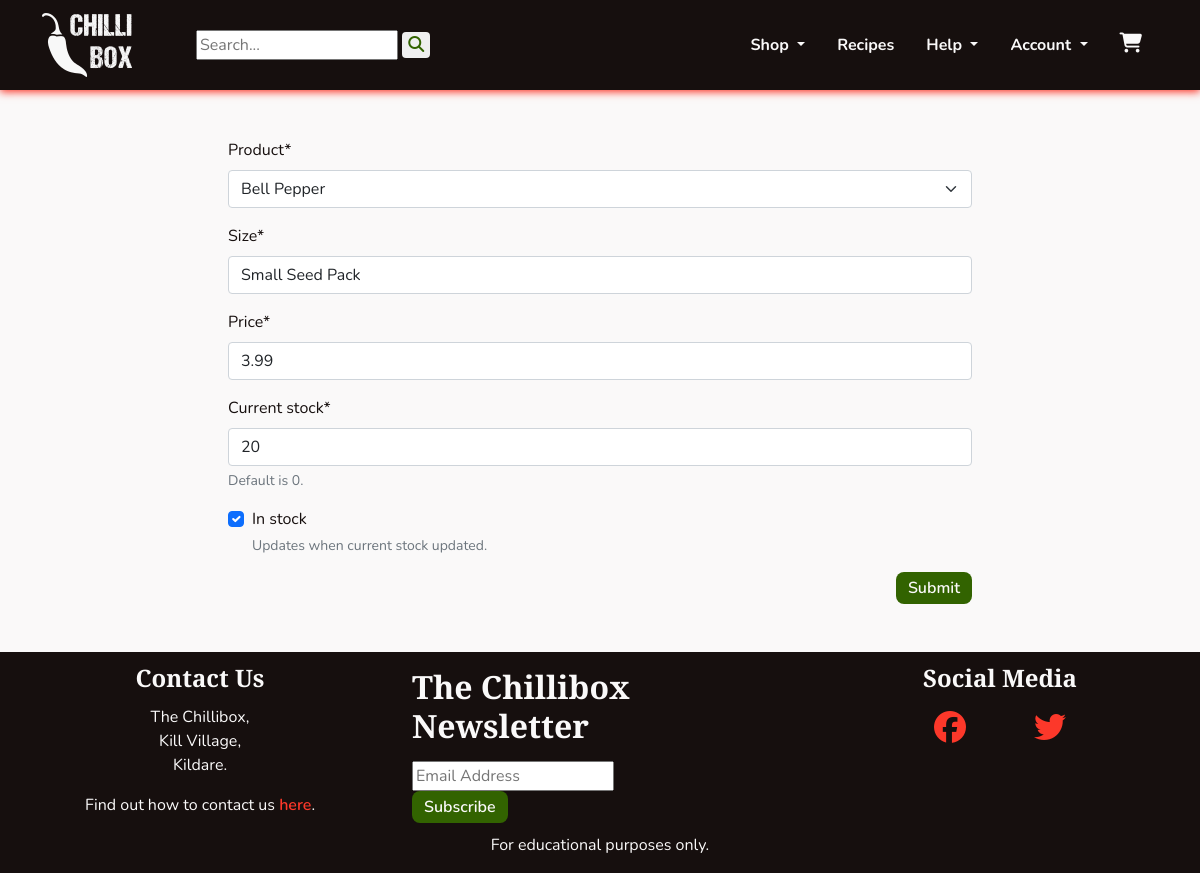
/management/edit_variant/9 (signed in), run on an earlier commit of the app's database.
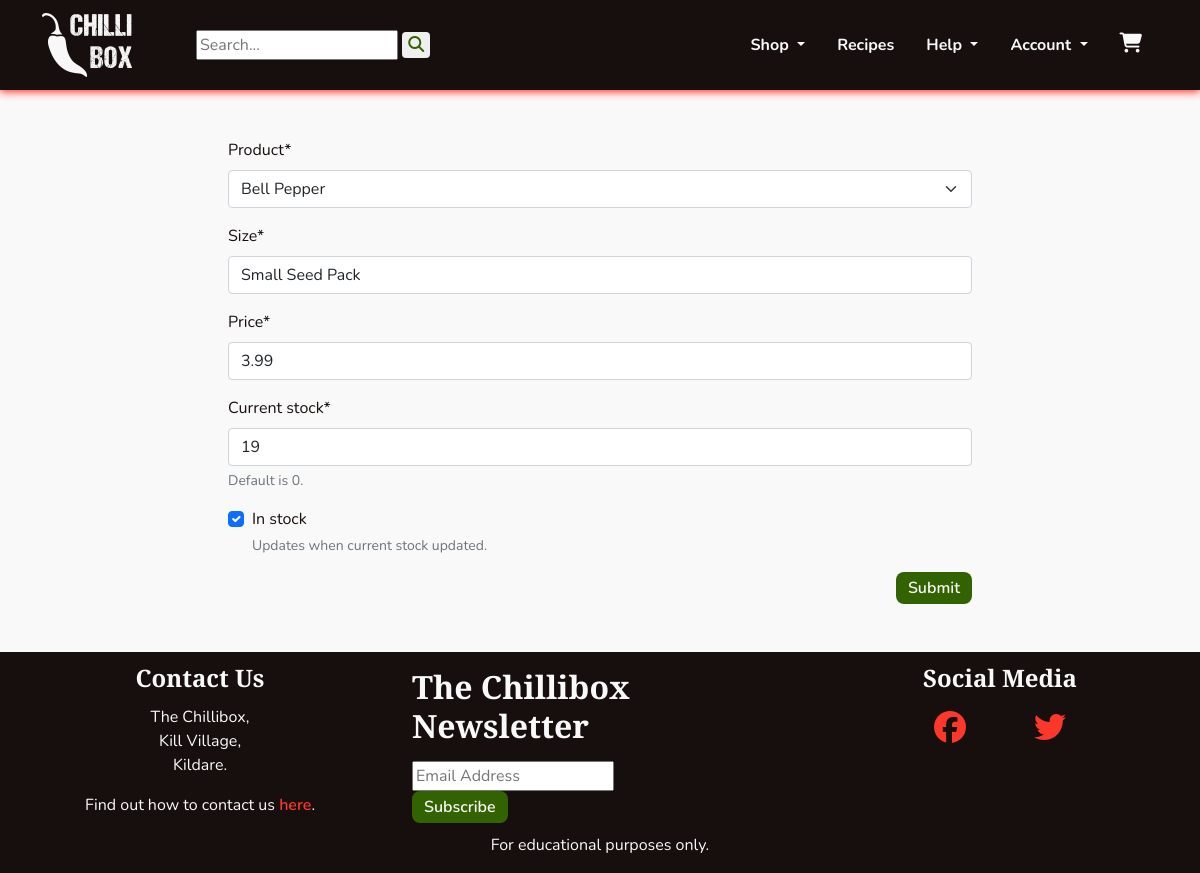
And on a later commit of the database.
### products/models.py (models this page shows, shortened)
class Variant(models.Model):
    product = models.ForeignKey(Product, on_delete=models.CASCADE,
                                related_name='variants')
    size = models.CharField(max_length=80)
    price = models.DecimalField(max_digits=5, decimal_places=2)
    current_stock = models.PositiveIntegerField(default=0,
                                                help_text='Default is 0.')
    in_stock = models.BooleanField(default=False,
                                   help_text='Updates when current stock \
                                   updated.')
    class Meta:
        verbose_name_plural = 'Variants'

### management/views.py (the view)
# urls.py: path('edit_variant/<pk>', views.EditVariant.as_view(),
class EditVariant(StaffRequiredMixin, SuccessMessageMixin, UpdateView):
    model = Variant
    fields = '__all__'
    template_name = 'management/dashboard_form.html'
    success_url = '/management/'
    success_message = '%(size)s was updated'

### management/mixins.py (called while the page is built)
    def test_func(self):
        return self.request.user.is_staff

### products/models.py (called while the page is built)
    def __str__(self):
        return self.name

### management/templates/management/dashboard_form.html (shortened to what this page needs)
{% extends 'base.html' %}
{% load crispy_forms_tags %}
{% load cloudinary %}
{% block content %}
<section class="container-md mt-5">
    <div class="col-md-8 mx-auto">
        <form enctype="multipart/form-data" method="POST">
            {{ form|crispy}}
            <button class="chilli-btn chilli-go float-end" type="submit">Submit</button>
        </form>
    </div>
</section>
{% endblock %}

What changed in the data, as far as the page shows it:
changed Variant "Bell Pepper": current_stock "20" → "19"
